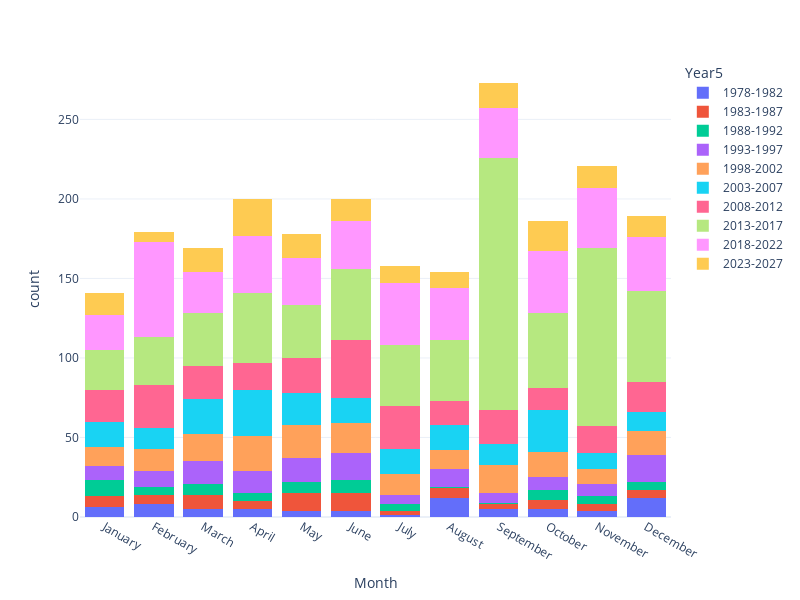

The code cell stored with this chart in its notebook:
### Markdown cell above
## 월별 통계 stack 5년

### Code cell
fig = px.histogram(df_korea, x="Month", color="Year5",
                   category_orders={"Month": ['January', 'February', 'March', 'April', 'May', 'June', 'July', 'August', 'September', 'October', 'November', 'December']},
                   barmode='stack',
                  )

fig.update_layout(width=800, height=600)


fig.show()

### Figure 1 — Plotly figure (JSON) as saved in the notebook; plotly's stock layout.template omitted (floating-point values rounded to 4 significant figures; data arrays with more than 128 entries replaced by an {"elided": "..."} marker saying what was removed)
{"data": [{"alignmentgroup": "True", "bingroup": "x", "hovertemplate": "Year5=1978-1982<br>Month=%{x}<br>count=%{y}<extra></extra>", "legendgroup": "1978-1982", "marker": {"color": "#636efa", "pattern": {"shape": ""}}, "name": "1978-1982", "offsetgroup": "1978-1982", "orientation": "v", "showlegend": true, "type": "histogram", "x": ["August", "September", "October", "November", "December", "December", "January", "January", "January", "January", "February", "February", "February", "February", "March", "April", "April", "August", "August", "August", "August", "August", "October", "October", "November", "December", "December", "December", "January", "May", "June", "June", "July", "August", "September", "November", "November", "December", "December", "December", "December", "December", "December", "January", "March", "April", "April", "April", "May", "May", "June", "June", "August", "September", "September", "September", "October", "December", "February", "February", "February", "February", "March", "March", "March", "May", "August", "August", "August", "August", "October"], "xaxis": "x", "yaxis": "y"}, {"alignmentgroup": "True", "bingroup": "x", "hovertemplate": "Year5=1983-1987<br>Month=%{x}<br>count=%{y}<extra></extra>", "legendgroup": "1983-1987", "marker": {"color": "#EF553B", "pattern": {"shape": ""}}, "name": "1983-1987", "offsetgroup": "1983-1987", "orientation": "v", "showlegend": true, "type": "histogram", "x": ["January", "February", "February", "February", "May", "June", "June", "August", "August", "September", "September", "October", "October", "December", "December", "December", "January", "January", "January", "February", "March", "March", "March", "April", "April", "May", "May", "May", "May", "June", "July", "August", "October", "November", "November", "January", "January", "March", "April", "May", "May", "May", "June", "June", "June", "June", "June", "June", "June", "July", "August", "August", "November", "November", "December", "December", "January", "February", "February", "March", "March", "March", "March", "April", "April", "May", "May", "May", "July", "August", "March", "June", "September", "October", "October", "October"], "xaxis": "x", "yaxis": "y"}, {"alignmentgroup": "True", "bingroup": "x", "hovertemplate": "Year5=1988-1992<br>Month=%{x}<br>count=%{y}<extra></extra>", "legendgroup": "1988-1992", "marker": {"color": "#00cc96", "pattern": {"shape": ""}}, "name": "1988-1992", "offsetgroup": "1988-1992", "orientation": "v", "showlegend": true, "type": "histogram", "x": ["January", "April", "May", "October", "December", "January", "March", "March", "March", "April", "May", "May", "June", "June", "December", "December", "January", "January", "January", "February", "February", "February", "February", "March", "March", "March", "June", "June", "June", "June", "October", "January", "January", "January", "February", "March", "April", "April", "May", "May", "May", "June", "June", "July", "July", "August", "October", "October", "October", "January", "January", "April", "May", "July", "July", "September", "October", "November", "November", "November", "November", "November", "December", "December"], "xaxis": "x", "yaxis": "y"}, {"alignmentgroup": "True", "bingroup": "x", "hovertemplate": "Year5=1993-1997<br>Month=%{x}<br>count=%{y}<extra></extra>", "legendgroup": "1993-1997", "marker": {"color": "#ab63fa", "pattern": {"shape": ""}}, "name": "1993-1997", "offsetgroup": "1993-1997", "orientation": "v", "showlegend": true, "type": "histogram", "x": {"elided": "135 str values"}, "xaxis": "x", "yaxis": "y"}, {"alignmentgroup": "True", "bingroup": "x", "hovertemplate": "Year5=1998-2002<br>Month=%{x}<br>count=%{y}<extra></extra>", "legendgroup": "1998-2002", "marker": {"color": "#FFA15A", "pattern": {"shape": ""}}, "name": "1998-2002", "offsetgroup": "1998-2002", "orientation": "v", "showlegend": true, "type": "histogram", "x": {"elided": "188 str values"}, "xaxis": "x", "yaxis": "y"}, {"alignmentgroup": "True", "bingroup": "x", "hovertemplate": "Year5=2003-2007<br>Month=%{x}<br>count=%{y}<extra></extra>", "legendgroup": "2003-2007", "marker": {"color": "#19d3f3", "pattern": {"shape": ""}}, "name": "2003-2007", "offsetgroup": "2003-2007", "orientation": "v", "showlegend": true, "type": "histogram", "x": {"elided": "209 str values"}, "xaxis": "x", "yaxis": "y"}, {"alignmentgroup": "True", "bingroup": "x", "hovertemplate": "Year5=2008-2012<br>Month=%{x}<br>count=%{y}<extra></extra>", "legendgroup": "2008-2012", "marker": {"color": "#FF6692", "pattern": {"shape": ""}}, "name": "2008-2012", "offsetgroup": "2008-2012", "orientation": "v", "showlegend": true, "type": "histogram", "x": {"elided": "256 str values"}, "xaxis": "x", "yaxis": "y"}, {"alignmentgroup": "True", "bingroup": "x", "hovertemplate": "Year5=2013-2017<br>Month=%{x}<br>count=%{y}<extra></extra>", "legendgroup": "2013-2017", "marker": {"color": "#B6E880", "pattern": {"shape": ""}}, "name": "2013-2017", "offsetgroup": "2013-2017", "orientation": "v", "showlegend": true, "type": "histogram", "x": {"elided": "661 str values"}, "xaxis": "x", "yaxis": "y"}, {"alignmentgroup": "True", "bingroup": "x", "hovertemplate": "Year5=2018-2022<br>Month=%{x}<br>count=%{y}<extra></extra>", "legendgroup": "2018-2022", "marker": {"color": "#FF97FF", "pattern": {"shape": ""}}, "name": "2018-2022", "offsetgroup": "2018-2022", "orientation": "v", "showlegend": true, "type": "histogram", "x": {"elided": "418 str values"}, "xaxis": "x", "yaxis": "y"}, {"alignmentgroup": "True", "bingroup": "x", "hovertemplate": "Year5=2023-2027<br>Month=%{x}<br>count=%{y}<extra></extra>", "legendgroup": "2023-2027", "marker": {"color": "#FECB52", "pattern": {"shape": ""}}, "name": "2023-2027", "offsetgroup": "2023-2027", "orientation": "v", "showlegend": true, "type": "histogram", "x": {"elided": "170 str values"}, "xaxis": "x", "yaxis": "y"}], "layout": {"barmode": "stack", "height": 600, "legend": {"title": {"text": "Year5"}, "tracegroupgap": 0}, "margin": {"t": 60}, "width": 800, "xaxis": {"anchor": "y", "categoryarray": ["January", "February", "March", "April", "May", "June", "July", "August", "September", "October", "November", "December"], "categoryorder": "array", "domain": [0, 1], "title": {"text": "Month"}}, "yaxis": {"anchor": "x", "domain": [0, 1], "title": {"text": "count"}}}}
